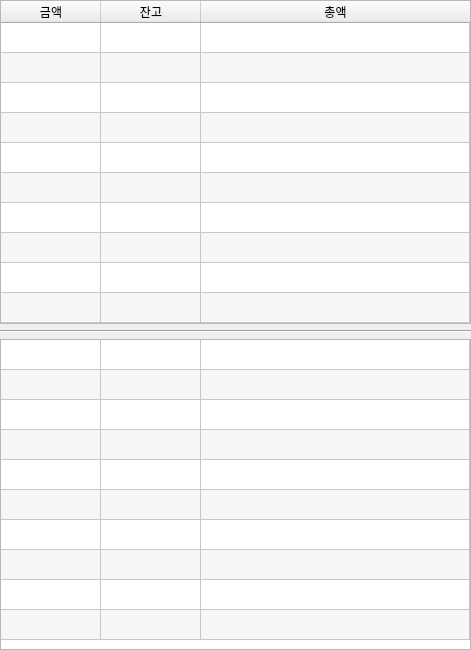
<?xml version="1.0" encoding="UTF-8"?>
<ui version="4.0">
 <class>Form</class>
 <widget class="QWidget" name="Form">
  <property name="geometry">
   <rect>
    <x>0</x>
    <y>0</y>
    <width>471</width>
    <height>650</height>
   </rect>
  </property>
  <property name="windowTitle">
   <string>Form</string>
  </property>
  <layout class="QVBoxLayout" name="verticalLayout">
   <property name="leftMargin">
    <number>0</number>
   </property>
   <property name="topMargin">
    <number>0</number>
   </property>
   <property name="rightMargin">
    <number>0</number>
   </property>
   <property name="bottomMargin">
    <number>0</number>
   </property>
   <item>
    <widget class="QTableWidget" name="askTable">
     <property name="sizePolicy">
      <sizepolicy hsizetype="Expanding" vsizetype="Minimum">
       <horstretch>0</horstretch>
       <verstretch>0</verstretch>
      </sizepolicy>
     </property>
     <property name="verticalScrollBarPolicy">
      <enum>Qt::ScrollBarAlwaysOff</enum>
     </property>
     <property name="horizontalScrollBarPolicy">
      <enum>Qt::ScrollBarAlwaysOff</enum>
     </property>
     <property name="sizeAdjustPolicy">
      <enum>QAbstractScrollArea::AdjustToContents</enum>
     </property>
     <property name="editTriggers">
      <set>QAbstractItemView::NoEditTriggers</set>
     </property>
     <property name="tabKeyNavigation">
      <bool>false</bool>
     </property>
     <property name="showDropIndicator" stdset="0">
      <bool>false</bool>
     </property>
     <property name="dragDropOverwriteMode">
      <bool>false</bool>
     </property>
     <property name="alternatingRowColors">
      <bool>true</bool>
     </property>
     <property name="rowCount">
      <number>10</number>
     </property>
     <property name="columnCount">
      <number>3</number>
     </property>
     <attribute name="horizontalHeaderVisible">
      <bool>true</bool>
     </attribute>
     <attribute name="horizontalHeaderStretchLastSection">
      <bool>true</bool>
     </attribute>
     <attribute name="verticalHeaderVisible">
      <bool>false</bool>
     </attribute>
     <row/>
     <row/>
     <row/>
     <row/>
     <row/>
     <row/>
     <row/>
     <row/>
     <row/>
     <row/>
     <column>
      <property name="text">
       <string>금액</string>
      </property>
     </column>
     <column>
      <property name="text">
       <string>잔고</string>
      </property>
     </column>
     <column>
      <property name="text">
       <string>총액</string>
      </property>
     </column>
    </widget>
   </item>
   <item>
    <widget class="Line" name="line">
     <property name="orientation">
      <enum>Qt::Horizontal</enum>
     </property>
    </widget>
   </item>
   <item>
    <widget class="QTableWidget" name="bidTable">
     <property name="sizePolicy">
      <sizepolicy hsizetype="Expanding" vsizetype="Minimum">
       <horstretch>0</horstretch>
       <verstretch>0</verstretch>
      </sizepolicy>
     </property>
     <property name="verticalScrollBarPolicy">
      <enum>Qt::ScrollBarAlwaysOff</enum>
     </property>
     <property name="horizontalScrollBarPolicy">
      <enum>Qt::ScrollBarAlwaysOff</enum>
     </property>
     <property name="sizeAdjustPolicy">
      <enum>QAbstractScrollArea::AdjustToContents</enum>
     </property>
     <property name="editTriggers">
      <set>QAbstractItemView::NoEditTriggers</set>
     </property>
     <property name="tabKeyNavigation">
      <bool>false</bool>
     </property>
     <property name="showDropIndicator" stdset="0">
      <bool>false</bool>
     </property>
     <property name="dragDropOverwriteMode">
      <bool>false</bool>
     </property>
     <property name="alternatingRowColors">
      <bool>true</bool>
     </property>
     <property name="rowCount">
      <number>10</number>
     </property>
     <property name="columnCount">
      <number>3</number>
     </property>
     <attribute name="horizontalHeaderVisible">
      <bool>false</bool>
     </attribute>
     <attribute name="horizontalHeaderStretchLastSection">
      <bool>true</bool>
     </attribute>
     <attribute name="verticalHeaderVisible">
      <bool>false</bool>
     </attribute>
     <row/>
     <row/>
     <row/>
     <row/>
     <row/>
     <row/>
     <row/>
     <row/>
     <row/>
     <row/>
     <column/>
     <column/>
     <column/>
    </widget>
   </item>
  </layout>
 </widget>
 <resources/>
 <connections/>
</ui>
